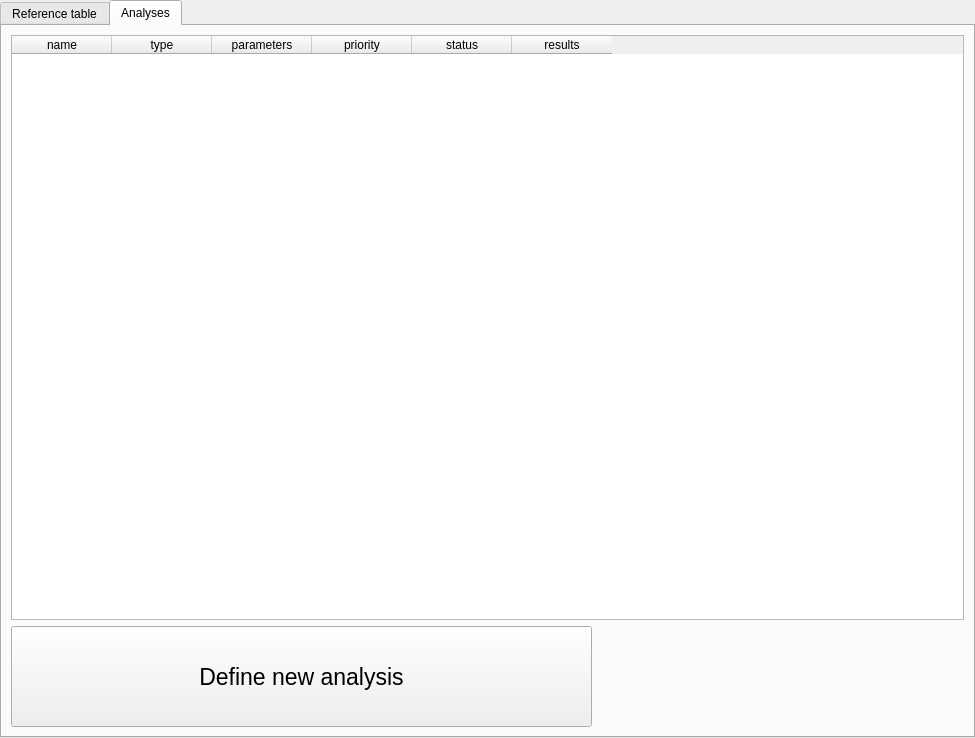
<?xml version="1.0" encoding="UTF-8"?>
<ui version="4.0">
 <class>TabWidget</class>
 <widget class="QTabWidget" name="TabWidget">
  <property name="geometry">
   <rect>
    <x>0</x>
    <y>0</y>
    <width>975</width>
    <height>738</height>
   </rect>
  </property>
  <property name="windowTitle">
   <string>TabWidget</string>
  </property>
  <property name="currentIndex">
   <number>1</number>
  </property>
  <widget class="QWidget" name="tab">
   <attribute name="title">
    <string>Reference table</string>
   </attribute>
   <layout class="QGridLayout" name="gridLayout">
    <item row="0" column="1">
     <widget class="QSplitter" name="splitter">
      <property name="orientation">
       <enum>Qt::Vertical</enum>
      </property>
      <widget class="QWidget" name="horizontalLayoutWidget">
       <layout class="QGridLayout" name="gridLayout_4">
        <item row="0" column="0">
         <widget class="QLabel" name="projNameLabel">
          <property name="font">
           <font>
            <pointsize>12</pointsize>
            <weight>75</weight>
            <bold>true</bold>
           </font>
          </property>
          <property name="text">
           <string>ProjectName</string>
          </property>
         </widget>
        </item>
        <item row="1" column="0">
         <widget class="QLabel" name="label_4">
          <property name="text">
           <string>Data file : </string>
          </property>
         </widget>
        </item>
        <item row="1" column="1">
         <widget class="QLineEdit" name="lineEdit_2"/>
        </item>
        <item row="1" column="3">
         <widget class="QLineEdit" name="lineEdit_5"/>
        </item>
        <item row="1" column="2">
         <widget class="QLabel" name="label_5">
          <property name="text">
           <string>Reference table file</string>
          </property>
         </widget>
        </item>
        <item row="0" column="3">
         <widget class="QLineEdit" name="lineEdit_6"/>
        </item>
        <item row="0" column="2">
         <widget class="QLabel" name="label">
          <property name="text">
           <string>Directory</string>
          </property>
         </widget>
        </item>
       </layout>
      </widget>
      <widget class="QGroupBox" name="groupBox">
       <property name="sizePolicy">
        <sizepolicy hsizetype="Ignored" vsizetype="Ignored">
         <horstretch>0</horstretch>
         <verstretch>0</verstretch>
        </sizepolicy>
       </property>
       <property name="minimumSize">
        <size>
         <width>541</width>
         <height>0</height>
        </size>
       </property>
       <property name="title">
        <string/>
       </property>
       <property name="flat">
        <bool>false</bool>
       </property>
       <layout class="QGridLayout" name="gridLayout_3">
        <item row="0" column="0">
         <widget class="QGroupBox" name="groupBox_7">
          <property name="title">
           <string>Historical model</string>
          </property>
          <layout class="QGridLayout" name="gridLayout_9">
           <item row="0" column="0">
            <layout class="QHBoxLayout" name="horizontalLayout_4">
             <item>
              <widget class="QPushButton" name="pushButton_8">
               <property name="text">
                <string>Set</string>
               </property>
              </widget>
             </item>
             <item>
              <widget class="QLabel" name="label_10">
               <property name="text">
                <string>X scénarios</string>
               </property>
              </widget>
             </item>
             <item>
              <widget class="QLabel" name="label_11">
               <property name="text">
                <string>X parameters</string>
               </property>
              </widget>
             </item>
             <item>
              <widget class="QLabel" name="label_12">
               <property name="text">
                <string>icone</string>
               </property>
              </widget>
             </item>
            </layout>
           </item>
          </layout>
         </widget>
        </item>
        <item row="0" column="1">
         <widget class="QGroupBox" name="groupBox_6">
          <property name="autoFillBackground">
           <bool>false</bool>
          </property>
          <property name="title">
           <string>Genetic data</string>
          </property>
          <layout class="QGridLayout" name="gridLayout_8">
           <item row="0" column="0">
            <layout class="QHBoxLayout" name="horizontalLayout_3">
             <item>
              <widget class="QPushButton" name="pushButton_7">
               <property name="text">
                <string>Set</string>
               </property>
              </widget>
             </item>
             <item>
              <widget class="QLabel" name="label_14">
               <property name="text">
                <string>icone</string>
               </property>
              </widget>
             </item>
            </layout>
           </item>
          </layout>
         </widget>
        </item>
        <item row="1" column="0">
         <widget class="QGroupBox" name="groupBox_9">
          <property name="title">
           <string>Summary statistics</string>
          </property>
          <layout class="QGridLayout" name="gridLayout_12">
           <item row="0" column="0">
            <layout class="QHBoxLayout" name="horizontalLayout_2">
             <item>
              <widget class="QPushButton" name="pushButton_10">
               <property name="text">
                <string>Set</string>
               </property>
              </widget>
             </item>
             <item>
              <widget class="QLabel" name="label_13">
               <property name="text">
                <string>icone</string>
               </property>
              </widget>
             </item>
            </layout>
           </item>
          </layout>
         </widget>
        </item>
        <item row="1" column="1">
         <widget class="QGroupBox" name="groupBox_8">
          <property name="title">
           <string>Simulated data sets</string>
          </property>
          <layout class="QGridLayout" name="gridLayout_11">
           <property name="sizeConstraint">
            <enum>QLayout::SetDefaultConstraint</enum>
           </property>
           <item row="1" column="0">
            <layout class="QVBoxLayout" name="verticalLayout_3">
             <property name="spacing">
              <number>20</number>
             </property>
             <property name="sizeConstraint">
              <enum>QLayout::SetDefaultConstraint</enum>
             </property>
             <item>
              <layout class="QGridLayout" name="gridLayout_6">
               <property name="sizeConstraint">
                <enum>QLayout::SetDefaultConstraint</enum>
               </property>
               <item row="0" column="0">
                <widget class="QLabel" name="label_6">
                 <property name="text">
                  <string>Priority</string>
                 </property>
                </widget>
               </item>
               <item row="1" column="0">
                <widget class="QLabel" name="label_9">
                 <property name="text">
                  <string>Required number of simulated data sets</string>
                 </property>
                 <property name="wordWrap">
                  <bool>true</bool>
                 </property>
                </widget>
               </item>
               <item row="2" column="0">
                <widget class="QLabel" name="label_8">
                 <property name="text">
                  <string>Number of simulated data sets in the reference table</string>
                 </property>
                 <property name="textFormat">
                  <enum>Qt::AutoText</enum>
                 </property>
                 <property name="wordWrap">
                  <bool>true</bool>
                 </property>
                </widget>
               </item>
               <item row="2" column="1">
                <widget class="QLineEdit" name="lineEdit_4">
                 <property name="sizePolicy">
                  <sizepolicy hsizetype="Fixed" vsizetype="Fixed">
                   <horstretch>0</horstretch>
                   <verstretch>0</verstretch>
                  </sizepolicy>
                 </property>
                 <property name="maximumSize">
                  <size>
                   <width>120</width>
                   <height>16777215</height>
                  </size>
                 </property>
                </widget>
               </item>
               <item row="1" column="1">
                <widget class="QLineEdit" name="lineEdit_3">
                 <property name="sizePolicy">
                  <sizepolicy hsizetype="Fixed" vsizetype="Fixed">
                   <horstretch>0</horstretch>
                   <verstretch>0</verstretch>
                  </sizepolicy>
                 </property>
                 <property name="maximumSize">
                  <size>
                   <width>120</width>
                   <height>16777215</height>
                  </size>
                 </property>
                </widget>
               </item>
               <item row="0" column="1">
                <widget class="QLineEdit" name="lineEdit">
                 <property name="sizePolicy">
                  <sizepolicy hsizetype="Fixed" vsizetype="Fixed">
                   <horstretch>0</horstretch>
                   <verstretch>0</verstretch>
                  </sizepolicy>
                 </property>
                 <property name="maximumSize">
                  <size>
                   <width>30</width>
                   <height>16777215</height>
                  </size>
                 </property>
                </widget>
               </item>
              </layout>
             </item>
             <item>
              <widget class="QProgressBar" name="progressBar">
               <property name="sizePolicy">
                <sizepolicy hsizetype="Minimum" vsizetype="Fixed">
                 <horstretch>0</horstretch>
                 <verstretch>0</verstretch>
                </sizepolicy>
               </property>
               <property name="maximumSize">
                <size>
                 <width>300</width>
                 <height>16777215</height>
                </size>
               </property>
               <property name="value">
                <number>24</number>
               </property>
               <property name="textVisible">
                <bool>true</bool>
               </property>
              </widget>
             </item>
            </layout>
           </item>
          </layout>
         </widget>
        </item>
       </layout>
      </widget>
     </widget>
    </item>
   </layout>
  </widget>
  <widget class="QWidget" name="tab">
   <attribute name="title">
    <string>Analyses</string>
   </attribute>
   <layout class="QGridLayout" name="gridLayout_2">
    <item row="0" column="0">
     <layout class="QVBoxLayout" name="verticalLayout_2">
      <property name="leftMargin">
       <number>0</number>
      </property>
      <item>
       <widget class="QTableWidget" name="tableWidget">
        <property name="sortingEnabled">
         <bool>true</bool>
        </property>
        <column>
         <property name="text">
          <string>name</string>
         </property>
        </column>
        <column>
         <property name="text">
          <string>type</string>
         </property>
        </column>
        <column>
         <property name="text">
          <string>parameters</string>
         </property>
        </column>
        <column>
         <property name="text">
          <string>priority</string>
         </property>
        </column>
        <column>
         <property name="text">
          <string>status</string>
         </property>
        </column>
        <column>
         <property name="text">
          <string>results</string>
         </property>
        </column>
       </widget>
      </item>
      <item>
       <widget class="QPushButton" name="newAnButton">
        <property name="sizePolicy">
         <sizepolicy hsizetype="Fixed" vsizetype="Fixed">
          <horstretch>0</horstretch>
          <verstretch>0</verstretch>
         </sizepolicy>
        </property>
        <property name="minimumSize">
         <size>
          <width>581</width>
          <height>101</height>
         </size>
        </property>
        <property name="baseSize">
         <size>
          <width>581</width>
          <height>101</height>
         </size>
        </property>
        <property name="font">
         <font>
          <pointsize>17</pointsize>
         </font>
        </property>
        <property name="layoutDirection">
         <enum>Qt::LeftToRight</enum>
        </property>
        <property name="text">
         <string>Define new analysis</string>
        </property>
       </widget>
      </item>
     </layout>
    </item>
   </layout>
  </widget>
 </widget>
 <resources/>
 <connections/>
</ui>
